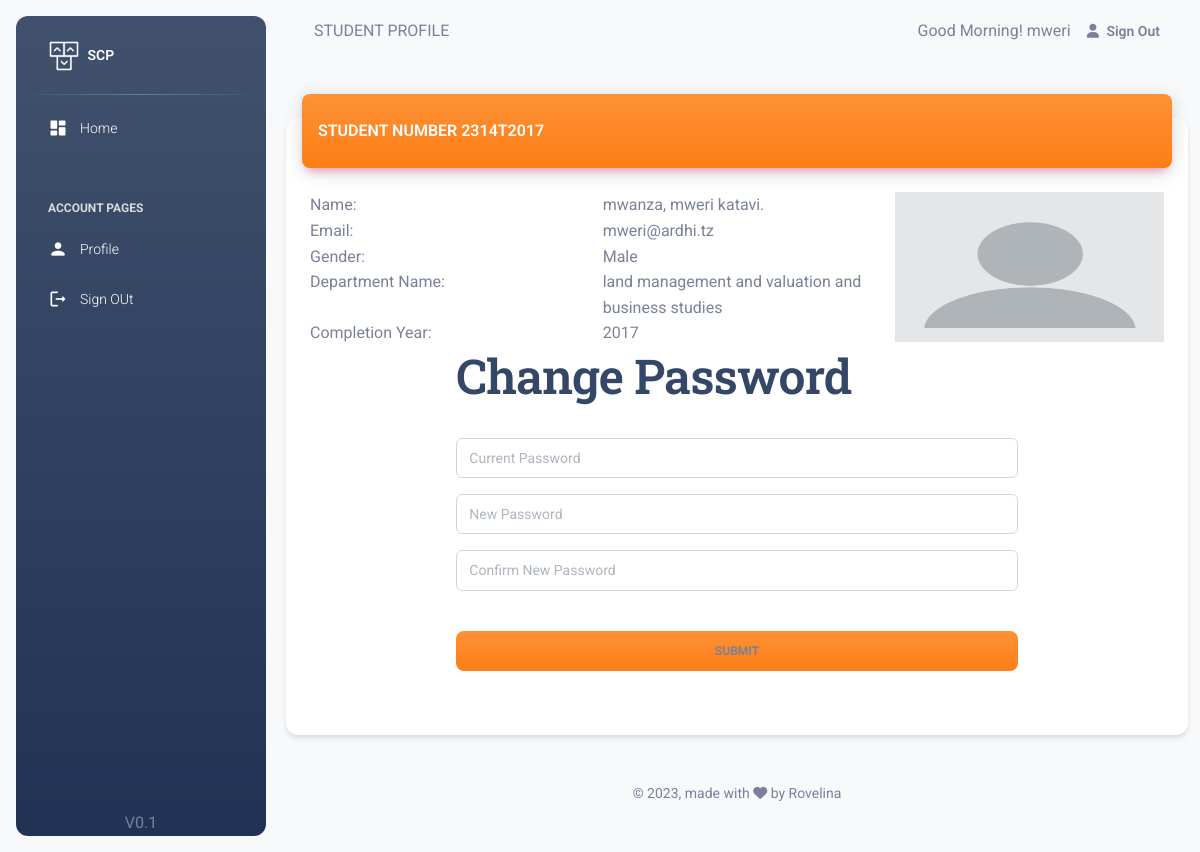
Page /pages/student/profile.php (signed in) on the committed database.
### tables this page shows
CREATE TABLE `student` (
  `student_number` varchar(50) NOT NULL,
  `user_name` varchar(50) NOT NULL,
  `password` varchar(250) NOT NULL,
  `first_name` varchar(50) NOT NULL,
  `middle_name` varchar(50) NOT NULL,
  `last_name` varchar(50) NOT NULL,
  `gender` int(11) NOT NULL,
  `department` int(11) NOT NULL,
  `completion_year` int(11) NOT NULL,
  `image` varchar(100) NOT NULL
);

CREATE TABLE `gender` (
  `gender_id` int(11) NOT NULL,
  `gender_name` varchar(50) NOT NULL
);

CREATE TABLE `department` (
  `department_name` varchar(250) NOT NULL,
  `department_number` int(11) NOT NULL
);

### classes/Account.php (called while the page is built, shortened)
<?php
 class Account {
    public function student_profile($session_id)
    {
        try{
            $db = getDB();
            $stmt = $db->prepare("
            SELECT
                std.student_number
                ,std.image
                ,std.first_name
                ,std.middle_name
                ,std.last_name
                ,std.user_name
                ,gnd.gender_name
                ,dpt.department_name
                ,std.completion_year
            FROM student std
            inner join gender gnd
            on gnd.gender_id = std.gender
            inner join department dpt
            on dpt.department_number = std.department
            WHERE student_number=:student_number");
            $stmt->bindParam("student_number", $session_id,PDO::PARAM_STR);
            $stmt->execute();
            $data = $stmt->fetch(PDO::FETCH_OBJ);
            return $data;
        }
        catch(PDOException $e) {
            echo '{"error":{"text":'. $e->getMessage() .'}}';
        }
    }
    public function student_session_detail($sessin_id)
    {
        try{
            $db = getDB();
            $stmt = $db->prepare("SELECT first_name,middle_name,last_name FROM student WHERE student_number=:student_number");
            $stmt->bindParam("student_number", $sessin_id,PDO::PARAM_STR);
            $stmt->execute();
            $data = $stmt->fetch(PDO::FETCH_OBJ);
            return $data;
        }
        catch(PDOException $e) {
            echo '{"error":{"text":'. $e->getMessage() .'}}';
        }
    }
 }
?>

### pages/student/profile.php (the view, shortened to what this page needs)
<?php
    include('../session.php');
    $page_tittle = "STUDENT PROFILE ";
    $SessinUser=$account_class->student_session_detail($login_session_id);
    $student_profile=$account_class->student_profile($login_session_id);
?>
<!DOCTYPE html>
<html lang="en">
  <head>
    <?php include 'head.php';?>
  </head>
  <body class="g-sidenav-show  bg-gray-100">
    <?php include 'aside.php';?>
    <main class="main-content border-radius-lg ">
      <?php include 'navbar.php';?>
      <div class="container-fluid py-4">
        <div class="row">
          <div class="col-12">
            <div class="card my-4">
              <div class="card-header p-0 position-relative mt-n4 mx-3 z-index-2">
                <div  style="background-color:#fd7e14" class="bg-gradient shadow-primary border-radius-lg pt-4 pb-3">
                  <div class="row">
                      <div class="col-6">
                        <h6 class="text-white  text-capitalize ps-3">STUDENT NUMBER  <?php echo  $student_profile->student_number ?></h6>
                      </div>
                      <div class="col-6 text-end ">
                      </div>
                  </div>
                </div>
              </div>
              <div class="card-body  pb-2">
                <div class="row">
                  <div class="col-8">
                   <div class="row">
                      <div class="col-6">
                         Name:
                      </div>
                      <div class="col-6">
                      <?php
                         $name =   $student_profile->last_name. ", ".$student_profile->first_name. " ". $student_profile->middle_name. ".";
                       echo  $name ?>
                      </div>
                      <div class="col-6">
                         Email:
                      </div>
                      <div class="col-6">
                      <?php
                         $email = $student_profile->user_name;
                       echo  $email ?>
                      </div>
                      <div class="col-6">
                         Gender:
                      </div>
                      <div class="col-6">
                      <?php
                         $gender_name = $student_profile->gender_name;
                       echo  $gender_name ?>
                      </div>
                      <div class="col-6">
                         Department Name:
                      </div>
                      <div class="col-6">
                      <?php
                         $department_name = $student_profile->department_name;
                       echo  $department_name ?>
                      </div>
                      <div class="col-6">
                         Completion Year:
                      </div>
                      <div class="col-6">
                      <?php
                         $completion_year = $student_profile->completion_year;
                       echo  $completion_year ?>
                      </div>
                   </div>
                  </div>
                  <div class="col-4">
                    <img  style = "width:100%;height:150px" src="../../images/students/<?php echo   $student_profile->image?>"/>
                  </div>
                </div>
                <div class="row">
                  <div class="col-2"></div>
                  <div class="col-8">
                    <h1> Change Password</h1>
                    <form role="form" action="../actions/action_student_change_password.php"  method="post"class="text-start">
                      <div class="input-group input-group-outline my-3">
                        <input type="password" placeholder="Current Password"  required name="current_password"class="form-control">
                      </div>
                      <div class="input-group input-group-outline my-3">
                        <input type="password" placeholder="New Password"  required name="new_password"class="form-control">
                      </div>
                      <div class="input-group input-group-outline my-3">
                        <input type="password" placeholder="Confirm New Password"  required name="confirm_new_password"class="form-control">
                      </div>
                      <div class="text-center">
                        <button  style="background-color:#fd7e14" type="submit" name="Submit"  class="btn bg-gradient w-100 my-4 mb-2">Submit</button>
                      </div>
                    </form>
                  </div>
                  <div class="col-2"></div>
                </div>
              </div>
              <div class="card-footer">
              </div>
            </div>
          </div>
        </div>
        <?php include 'footer.php';?>
      </div>
    </main>
  </body>
</html>

### pages/student/navbar.php
<nav class="navbar navbar-main navbar-expand-lg px-0 mx-4 shadow-none border-radius-xl" id="navbarBlur" data-scroll="true">
  <div class="container-fluid py-1 px-3">
    <nav aria-label="breadcrumb">
      <?php echo $page_tittle;?>
    </nav>
    <div class="collapse navbar-collapse mt-sm-0 mt-2 me-md-0 me-sm-4" id="navbar">
      <div class="ms-md-auto pe-md-3 d-flex align-items-center">
      <?php
        $current_hour = date('H');
        if ($current_hour >= 5 && $current_hour < 12) {
            echo "Good Morning! ". $SessinUser->first_name;
        } elseif ($current_hour >= 12 && $current_hour < 18) {
            echo "Good Afternoon! ". $SessinUser->first_name;
        } else {
            echo "Good Evening! ". $SessinUser->first_name;
        }
      ?>
      </div>
      <ul class="navbar-nav  justify-content-end">
        <li class="nav-item d-flex align-items-center">
           <?php include '../sign_out_link.php';?>
        </li>
      </ul>
    </div>
  </div>
</nav>

### rows in the picture
student: first_name "mweri", student_number "2314T2017", name "mwanza, mweri katavi.", user_name "mweri@ardhi.tz", gender.gender_name "Male", department.department_name "land management and valuation and business studies", completion_year "2017", image (picture)

### other values in the picture
$page_tittle "STUDENT PROFILE"
